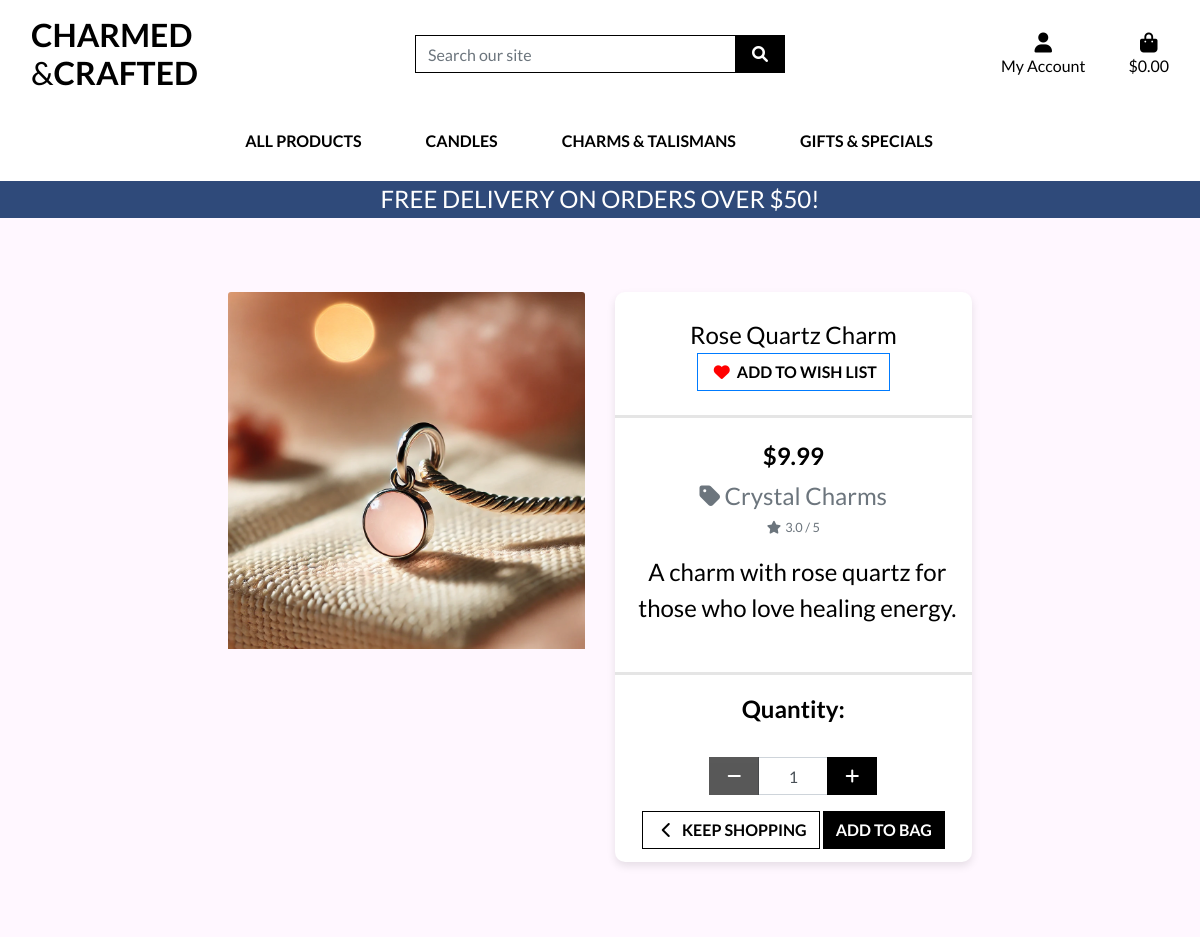
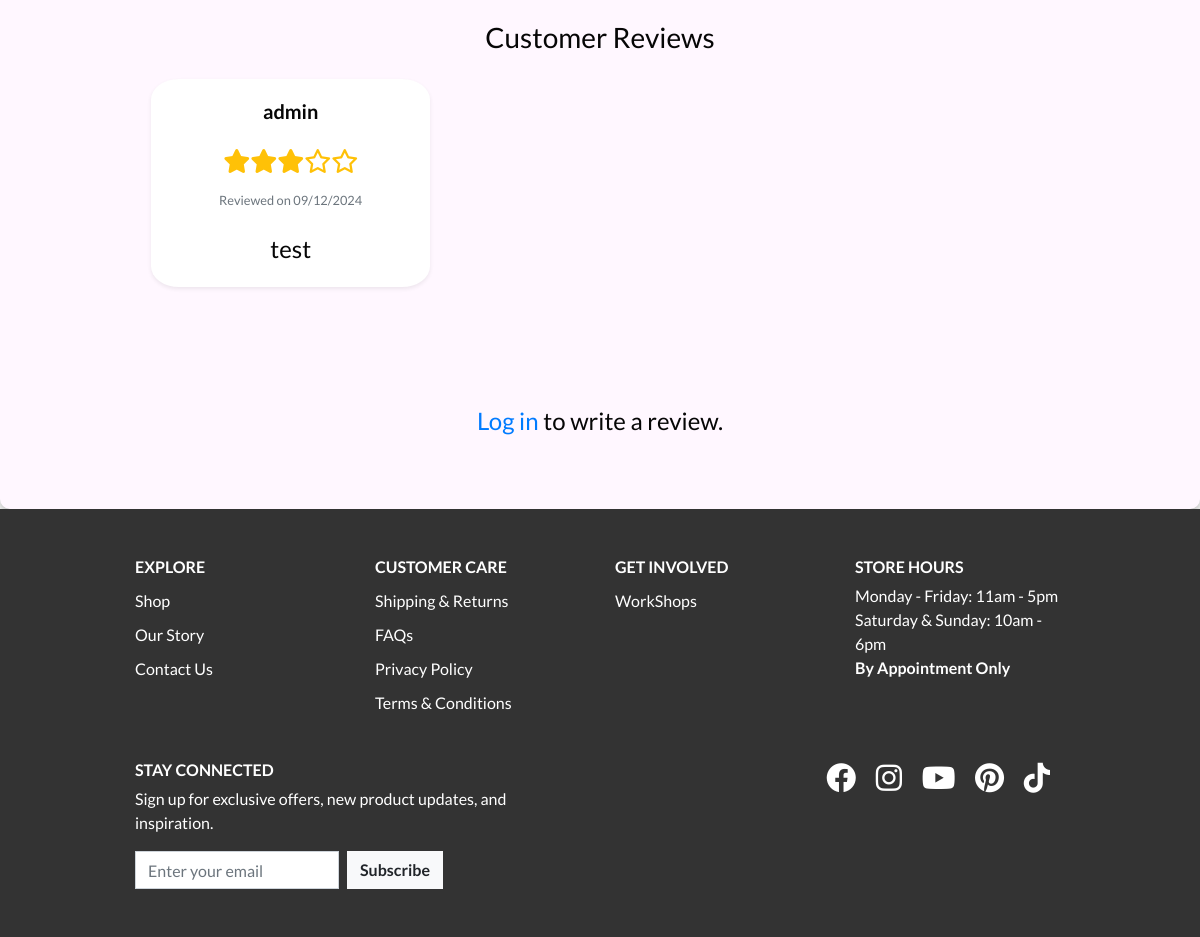
The page /products/9/ on the database its author committed (2 pictures, top to bottom).
### products/models.py (models this page shows, shortened)
class Product(models.Model):
    category = models.ForeignKey('Category',
                                 null=True,
                                 blank=True,
                                 on_delete=models.CASCADE
                                 )
    sku = models.CharField(max_length=254, null=True, blank=True)
    name = models.CharField(max_length=254)
    description = models.TextField()
    has_sizes = models.BooleanField(
        default=False,
        null=True,
        blank=True
    )
    price = models.DecimalField(max_digits=6, decimal_places=2)
    rating = models.DecimalField(
        max_digits=6,
        decimal_places=2,
        null=True,
        blank=True
    )
    image_url = models.URLField(max_length=1024, null=True, blank=True)
    image = models.ImageField(null=True, blank=True)
    updated_at = models.DateTimeField(auto_now=True)
    @property
    def average_rating(self):
        avg_rating = self.reviews.aggregate(
            avg_rating=Avg('rating'))['avg_rating']
        return avg_rating if avg_rating is not None else self.rating

class Category(models.Model):
    class Meta:
        verbose_name_plural = 'Categories'
    name = models.CharField(max_length=254, unique=True)
    friendly_name = models.CharField(
        max_length=254,
        null=True,
        blank=True,
        verbose_name="Friendly Name"
        )

class Review(models.Model):
    order_line_item = models.ForeignKey(
        'checkout.OrderLineItem',
        on_delete=models.CASCADE,
        related_name='reviews',
        null=True,
        blank=True
    )
    product = models.ForeignKey(
        Product, on_delete=models.CASCADE,
        related_name='reviews'
    )
    user = models.ForeignKey(User, on_delete=models.CASCADE)
    rating = models.PositiveSmallIntegerField(
        default=1,
        validators=[MinValueValidator(0), MaxValueValidator(5)]
    )
    comment = models.TextField(max_length=300, blank=True, null=True)
    useful_count = models.PositiveIntegerField(default=0)
    created_at = models.DateTimeField(auto_now_add=True)
    updated_at = models.DateTimeField(auto_now=True)
    class Meta:
        unique_together = ('product', 'user')
        ordering = ['-created_at']

### products/views.py (the view)
# urls.py: path('<int:product_id>/', views.product_detail, name='product_detail'),
@ensure_csrf_cookie
def product_detail(request, product_id):
    product = get_object_or_404(Product, pk=product_id)
    review_form = ReviewForm()
    context = {
        'product': product,
        'review_form': review_form,
    }
    return render(request, 'products/product_detail.html', context)

### home/forms.py
class SubscriptionForm(forms.ModelForm):
    class Meta:
        model = Subscription
        fields = ['email']
        widgets = {
            'email': forms.EmailInput(attrs={
                'class': 'form-control mr-2 mb-2 mb-lg-0',
                'placeholder': 'Enter your email',
                'style': 'border-radius: 0;',
                'id': 'id_subscription_email',
            }),
        }

### products/forms.py
class ReviewForm(forms.ModelForm):
    class Meta:
        model = Review
        fields = ['rating', 'comment']
        widgets = {
            'rating': forms.NumberInput(
                attrs={
                    'min': 0,
                    'max': 5,
                    'class': 'form-control', 'placeholder': 'Rating (1-5)',
                }
            ),
            'comment': forms.Textarea(
                attrs={
                    'class':
                    'form-control',
                    'placeholder': 'Write your review here...',
                    'rows': 4,
                    }
            ),
        }

### bag/contexts.py (called while the page is built, shortened)
def bag_contents(request):
    bag_items = []
    total = 0
    product_count = 0
    bag = request.session.get('bag', {})
    if total < settings.FREE_DELIVERY_THRESHOLD:
        delivery = total * Decimal(settings.STANDARD_DELIVERY_PERCENTAGE / 100)
        free_delivery_delta = settings.FREE_DELIVERY_THRESHOLD - total
    else:
        delivery = 0
        free_delivery_delta = 0
    grand_total = delivery + total
    context = {
        'bag_items': bag_items,
        'total': total,
        'product_count': product_count,
        'delivery': delivery,
        'free_delivery_delta': free_delivery_delta,
        'free_delivery_threshold': settings.FREE_DELIVERY_THRESHOLD,
        'grand_total': grand_total,
    }
    return context

### home/context_processors.py (called while the page is built)
def subscription_form(request):
    return {'subscription_form': SubscriptionForm()}

### products/templatetags/custom_tags.py (called while the page is built)
@register.simple_tag
def render_stars(rating):
    full_stars = '<i class="fas fa-star text-warning"></i>' * int(rating)
    empty_stars = '<i class="far fa-star text-warning"></i>' * (
        5 - int(rating)
        )
    return mark_safe(full_stars + empty_stars)

### products/templates/products/product_detail.html (shortened to what this page needs)
{% extends "base.html" %}
{% load static %}
{% load custom_tags %}
{% block page_header %}
    <div class="container header-container">
    </div>
{% endblock %}
{% block content %}
<div class="overlay">
    <div class="container-fluid">
        <div class="row">
            <div class="col-12 col-md-6 col-lg-4 offset-lg-2">
                <div class="image-container my-5">
                    {% if product.image %}
                        <a href="{{ product.image.url }}" target="_blank">
                            <img class="card-img-top img-fluid" src="{{ product.image.url }}" alt="{{ product.name }}">
                        </a>
                        {% else %}
                        <a href="">
                            <img class="card-img-top img-fluid" src="{{ MEDIA_URL }}noimage.webp" alt="{{ product.name }}">
                        </a>
                    {% endif %}
                </div>
            </div>
            <div class="col-12 col-md-6 col-lg-4 nopadding">
                <div class="product-details-container mb-5 mt-md-5">
                    <p class="mb-0">{{ product.name }}</p>
                    <form method="POST" action="{% url 'wishlist' %}">
                        <button type="submit" class="btn btn-outline-primary rounded-0 mb-2">
                            <span class="icon red">
                                <i class="fas fa-heart"></i>
                            </span>
                            <span class="text-uppercase text-black">Add to Wish List</span>
                        </button>
                    </form>
                    <hr>
                    <p class="lead mb-0 font-weight-bold">${{ product.price }}</p>
                    {% if product.category %}
                    <p class="small mt-1 mb-0">
                        <a class="text-muted" href="{% url 'products' %}?category={{ product.category.name }}">
                            <i class="fas fa-tag mr-1"></i>{{ product.category.friendly_name }}
                        </a>
                    </p>
                    {% endif %}
                    {% if product.rating %}
                        <small class="text-muted"><i class="fas fa-star mr-1"></i>{{ product.average_rating }} / 5</small>
                    {% else %}
                        <small class="text-muted">No Rating</small>
                    {% endif %}
                    <p class="mt-3 ml-2">{{ product.description }}</p>
                    <form class="form" action="{% url 'add_to_bag' product.id %}" method="POST">
                        <div class="form-row">
                            {% with product.has_sizes as s %}
                            <div class="col-12">
                                <hr>
                                <p class="mt-3"><strong>Quantity:</strong></p>
                                <div class="form-group mx-auto ml-2">
                                    <div class="input-group">
                                        <div class="input-group-prepend">
                                            <button class="decrement-qty btn btn-black rounded-0"
                                                data-item_id="{{ product.id }}" id="decrement-qty_{{ product.id }}">
                                                <span class="icon">
                                                    <i class="fas fa-minus"></i>
                                                </span>
                                            </button>
                                        </div>
                                        <input class="form-control qty_input" type="number"
                                            name="quantity" value="1" min="1" max="99"
                                            data-item_id="{{ product.id }}"
                                            id="id_qty_{{ product.id }}">
                                        <div class="input-group-append">
                                            <button class="increment-qty btn btn-black rounded-0"
                                                data-item_id="{{ product.id }}" id="increment-qty_{{ product.id }}">
                                                <span class="icon">
                                                    <i class="fas fa-plus"></i>
                                                </span>
                                            </button>
                                        </div>
                                    </div>
                                </div>
                            </div>
                            <div class="col{% if s %}-12 mt-2{% endif %}">
                                <a href="{% url 'products' %}" class="btn btn-outline-black rounded-0 mb-2 border-btn">
                                    <span class="icon">
                                        <i class="fas fa-chevron-left"></i>
                                    </span>
                                    <span class="text-uppercase">Keep Shopping</span>
                                </a>
                                <input type="submit" class="btn btn-black rounded-0 text-uppercase mb-2" value="Add to Bag">
                            </div>
                            {% endwith %}
                        </div>
                    </form>
                </div>
            </div>
        </div>
    </div>
    <div class="container my-5">
        <div class="row">
            <div class="col-12">
                <h3 class="text-center mb-4">Customer Reviews</h3>
            </div>
        </div>
        {% if product.reviews.exists %}
            <div class="row">
                {% for review in product.reviews.all %}
                <div class="col-12 col-md-6 col-lg-4 mb-4">
                    <div class="card card-shadow shadow-sm border-0 h-100">
                        <div class="card-body">
                            <h5 class="card-title font-weight-bold">{{ review.user.username }}</h5>
                            <p class="mb-2">
                                {% render_stars review.rating %}
                            </p>
                            <small class="text-muted mb-2">Reviewed on {{ review.created_at|date:"d/m/Y" }}</small>
                            <p class="card-text">{{ review.comment }}</p>
                        </div>
                    </div>
                </div>
                {% endfor %}
            </div>
        {% else %}
            <p>No reviews yet. Be the first to review this product!</p>
        {% endif %}
    </div>
    {% if user.is_authenticated %}
    <div class="row justify-content-center">
        <div class="col-12 col-md-8 col-lg-6 mt-4">
            <h4 class="text-center">Write a Review</h4>
            <form method="POST" action="{% url 'submit_review' product.id %}">
                {% csrf_token %}
                <div class="form-group">
                    <label for="rating-slider">Rating:</label>
                    <input
                        type="range"
                        id="rating-slider"
                        name="rating"
                        min="0"
                        max="5"
                        step="1"
                        value="3"
                        class="form-control-range"
                        oninput="updateSliderValue(this.value)"
                    >
                    <div class="text-center mt-2">
                        <span id="slider-value">3</span> / 5
                    </div>
                </div>
                {{ review_form.comment }}
                <div class="d-flex justify-content-center mt-3">
                    <button type="submit" class="btn btn-outline-black rounded-0 mb-2 border-btn">Submit Review</button>
                </div>
            </form>
        </div>
    </div>
    {% else %}
        <div class="row justify-content-center">
            <div class="col-12 col-md-8 col-lg-6 mt-4 text-center">
                <p><a href="{% url 'account_login' %}">Log in</a> to write a review.</p>
            </div>
        </div>
    {% endif %}
</div>
{% endblock %}

### static/css/base.css (style rules this page uses)
html, body { height: 100%; margin: 0; display: flex; flex-direction: column; }
body { height: 100%; color: #ffffff; font-family: 'Lato'; display: flex; flex-direction: column; }
hr { border-top: 3px solid rgba(0, 0, 0, .1); }
.icon { align-items: center; display: inline-flex; justify-content: center; height: 1.5rem; width: 1.5rem; }
.btn-black { background: black; color: white; }
.btn { font-weight: 600; }
.text-black { color: #000 !important; }
.product-details-container { padding-top: 5px; padding-bottom: 5px; color: #000; background-color: white; border-radius: 10px; box-shadow: 0 4px 8px rgba(0, 0, 0, 0.1); max-width: 500px; max-height: 80vh; min-width: 350px; }
.image-container { max-height: 80vh; max-width: 500px; }
.footer .form-inline input { width: auto; padding: 0.375rem 0.75rem; border-radius: 0; }
.qty_input { text-align: center; min-width: 50px; max-width: 70px; }
input[type=number] { -moz-appearance: textfield; appearance: textfield; }
.border-btn { border: 1px solid black !important; color: #000 !important; }
.overlay { background: #fff7ff; padding: 80px 20px 40px 20px; text-align: center; border-radius: 10px; box-shadow: 0 4px 10px rgba(0, 0, 0, 0.3); color: #060606; min-height: 80vh; }
.overlay p { font-size: 1.5rem; margin: 20px 0 30px; font-weight: 400; }
.input-group { display: flex; justify-content: center; }
.red { color: red !important; }
.card-shadow { box-shadow: 0 2px 4px 0 rgba(0, 0, 0, 0.5); border-radius: 10%; }
@media (min-width: 992px) { .header-container { padding-top: 164px; } }
@media (min-width: 992px) { .qty_input { text-align: center; } }
@media (min-width: 1200px) { .container { max-width: 80%; } }

### rows shown on the page
Product: image (picture), name "Rose Quartz Charm", price "9.99", category.friendly_name "Crystal Charms", average_rating "3.0", description "A charm with rose quartz for those who love healing energy."
Review: user.username "admin", created_at "09/12/2024", comment "test"

### other values the page prints
{{ free_delivery_threshold }} "50"
